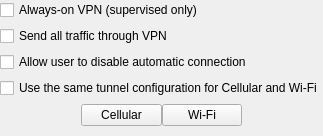
    <widget class="QWidget" name="alwaysOnWidget" native="true">
     <layout class="QVBoxLayout" name="verticalLayout_23">
      <property name="leftMargin">
       <number>0</number>
      </property>
      <property name="topMargin">
       <number>0</number>
      </property>
      <property name="rightMargin">
       <number>0</number>
      </property>
      <property name="bottomMargin">
       <number>0</number>
      </property>
      <item>
       <widget class="QCheckBox" name="checkAlwaysOn">
        <property name="text">
         <string>Always-on VPN (supervised only)</string>
        </property>
       </widget>
      </item>
      <item>
       <widget class="QCheckBox" name="checkSendAllTrafficThroughVPN">
        <property name="text">
         <string>Send all traffic through VPN</string>
        </property>
       </widget>
      </item>
      <item>
       <widget class="QCheckBox" name="checkUiToggleEnabled">
        <property name="text">
         <string>Allow user to disable automatic connection</string>
        </property>
       </widget>
      </item>
      <item>
       <widget class="QCheckBox" name="checkUseSameTunnelConfiguration">
        <property name="text">
         <string>Use the same tunnel configuration for Cellular and Wi-Fi</string>
        </property>
       </widget>
      </item>
      <item>
       <widget class="QWidget" name="tcInterfaceWidget" native="true">
        <layout class="QHBoxLayout" name="horizontalLayout_17" stretch="1,1,1,1">
         <property name="spacing">
          <number>0</number>
         </property>
         <property name="leftMargin">
          <number>0</number>
         </property>
         <property name="topMargin">
          <number>0</number>
         </property>
         <property name="rightMargin">
          <number>0</number>
         </property>
         <property name="bottomMargin">
          <number>0</number>
         </property>
         <item>
          <spacer name="horizontalSpacer_17">
           <property name="orientation">
            <enum>Qt::Horizontal</enum>
           </property>
           <property name="sizeHint" stdset="0">
            <size>
             <width>40</width>
             <height>20</height>
            </size>
           </property>
          </spacer>
         </item>
         <item>
          <widget class="QPushButton" name="buttonTCCellular">
           <property name="text">
            <string>Cellular</string>
           </property>
           <property name="checkable">
            <bool>true</bool>
           </property>
          </widget>
         </item>
         <item>
          <widget class="QPushButton" name="buttonTCWiFi">
           <property name="text">
            <string>Wi-Fi</string>
           </property>
           <property name="checkable">
            <bool>true</bool>
           </property>
          </widget>
         </item>
         <item>
          <spacer name="horizontalSpacer_18">
           <property name="orientation">
            <enum>Qt::Horizontal</enum>
           </property>
           <property name="sizeHint" stdset="0">
            <size>
             <width>40</width>
             <height>20</height>
            </size>
           </property>
          </spacer>
         </item>
        </layout>
       </widget>
      </item>
      <item>
       <spacer name="verticalSpacer_5">
        <property name="orientation">
         <enum>Qt::Vertical</enum>
        </property>
        <property name="sizeType">
         <enum>QSizePolicy::Fixed</enum>
        </property>
        <property name="sizeHint" stdset="0">
         <size>
          <width>20</width>
          <height>10</height>
         </size>
        </property>
       </spacer>
      </item>
     </layout>
    </widget>
